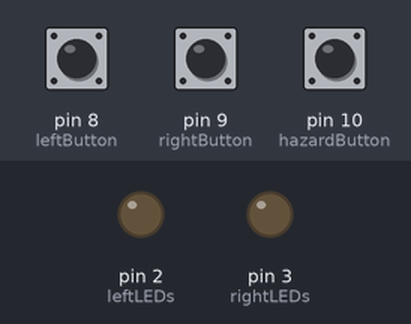
Recording of a sketch running on a simulated Arduino Uno, built with avr-gcc and run on an emulated ATmega328P. Parts: output pins drawn as LEDs (lit = HIGH). Dashed ring = blinking. Inputs (shaded band) come from the test bench; at power-on: pin 8 (leftButton) HIGH, pin 9 (rightButton) HIGH, pin 10 (hazardButton) HIGH. Pins used as bus, display or sensor lines are not drawn.

Above: at 1.2 s.
1.3 s: pin 8 (leftButton) pulled LOW for 0.15 s
At 1.9 s:
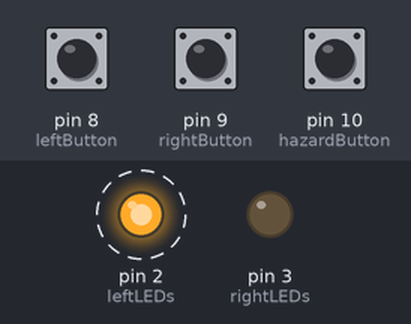
4.4 s: pin 9 (rightButton) pulled LOW for 0.15 s
At 4.84 s:
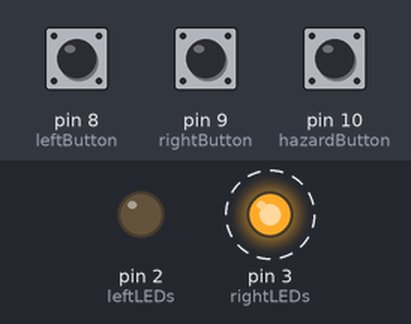
7.5 s: pin 10 (hazardButton) pulled LOW for 0.15 s
At 7.94 s:
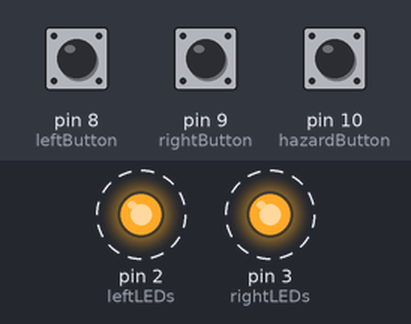
10.6 s: pin 10 (hazardButton) pulled LOW for 1 s
13.1 s: pin 10 (hazardButton) pulled LOW for 3.2 s
At 13.4 s:
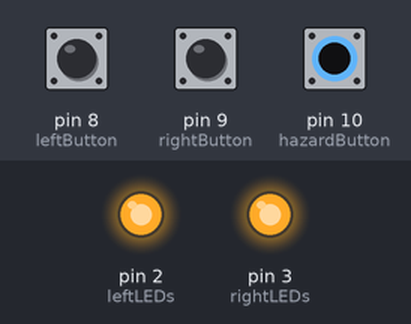
Timing chart, 0 to 17.4 s (numbered marks = the images above; inputs shaded):
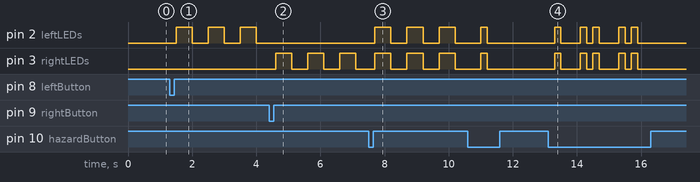

Measured:
- after the input at 1.3 s, pin 2 (leftLEDs): alternates HIGH for 0.50 s and LOW for 0.50 s, starting after 0.20 s
- after the input at 4.4 s, pin 2 (leftLEDs): stops changing and stays LOW; pin 3 (rightLEDs): alternates HIGH for 0.50 s and LOW for 0.50 s, starting after 0.20 s
- after the input at 7.5 s, pin 2 (leftLEDs): alternates HIGH for 0.50 s and LOW for 0.50 s, starting after 0.20 s
- after the input at 13.1 s, pin 2 (leftLEDs), pin 3 (rightLEDs): LOW → HIGH after 0.20 s, then repeats every 1.2 s: LOW 0.60 s, HIGH 0.20 s, LOW 0.20 s, HIGH 0.20 s, until it stays LOW from 15.9 s

The sketch:

sketch_jan12a.ino
```cpp
// --- PIN DEFINITIONS ---
const int leftButton = 8;
const int rightButton = 9;
const int hazardButton = 10;

const int leftLEDs = 2;
const int rightLEDs = 3;
const int strobe1 = 4;
const int strobe2 = 5;

// --- VARIABLES ---
bool leftActive = false;
bool rightActive = false;
bool hazardActive = false;

unsigned long prevBlinkMillis = 0;
unsigned long prevStrobeMillis = 0;
const long blinkInterval = 500; // Speed of signal/hazard (0.5 sec)
bool blinkState = LOW;

void setup() {
  pinMode(leftButton, INPUT_PULLUP);
  pinMode(rightButton, INPUT_PULLUP);
  pinMode(hazardButton, INPUT_PULLUP);

  pinMode(leftLEDs, OUTPUT);
  pinMode(rightLEDs, OUTPUT);
  pinMode(strobe1, OUTPUT);
  pinMode(strobe2, OUTPUT);
}

void loop() {
  checkButtons();
  handleBlinking();
  handleStrobes();
}

void checkButtons() {
  // Use "!" because INPUT_PULLUP is LOW when pressed
  if (digitalRead(leftButton) == LOW) {
    delay(200); // Debounce
    leftActive = !leftActive;
    rightActive = false; // Turn off right if left is pressed
    hazardActive = false;
  }

  if (digitalRead(rightButton) == LOW) {
    delay(200);
    rightActive = !rightActive;
    leftActive = false;
    hazardActive = false;
  }

  if (digitalRead(hazardButton) == LOW) {
    delay(200);
    hazardActive = !hazardActive;
    leftActive = false;
    rightActive = false;
  }
}

void handleBlinking() {
  unsigned long currentMillis = millis();

  if (currentMillis - prevBlinkMillis >= blinkInterval) {
    prevBlinkMillis = currentMillis;
    blinkState = !blinkState;
  }

  // Logic for Hazard (Both sides)
  if (hazardActive) {
    digitalWrite(leftLEDs, blinkState);
    digitalWrite(rightLEDs, blinkState);
  }
  // Logic for Left Signal
  else if (leftActive) {
    digitalWrite(leftLEDs, blinkState);
    digitalWrite(rightLEDs, LOW);
  }
  // Logic for Right Signal
  else if (rightActive) {
    digitalWrite(rightLEDs, blinkState);
    digitalWrite(leftLEDs, LOW);
  }
  // Everything Off
  else {
    digitalWrite(leftLEDs, LOW);
    digitalWrite(rightLEDs, LOW);
  }
}

void handleStrobes() {
  unsigned long currentMillis = millis();
  int flashSpeed = 50;   // Rapid flash
  int pauseSpeed = 1000; // Time between strobe bursts

  // Simple aircraft strobe pattern: Double blink then pause
  if (currentMillis - prevStrobeMillis < flashSpeed) {
    digitalWrite(strobe1, HIGH); digitalWrite(strobe2, HIGH);
  } else if (currentMillis - prevStrobeMillis < flashSpeed * 2) {
    digitalWrite(strobe1, LOW);  digitalWrite(strobe2, LOW);
  } else if (currentMillis - prevStrobeMillis < flashSpeed * 3) {
    digitalWrite(strobe1, HIGH); digitalWrite(strobe2, HIGH);
  } else if (currentMillis - prevStrobeMillis < pauseSpeed) {
    digitalWrite(strobe1, LOW);  digitalWrite(strobe2, LOW);
  } else {
    prevStrobeMillis = currentMillis;
  }
}
```
